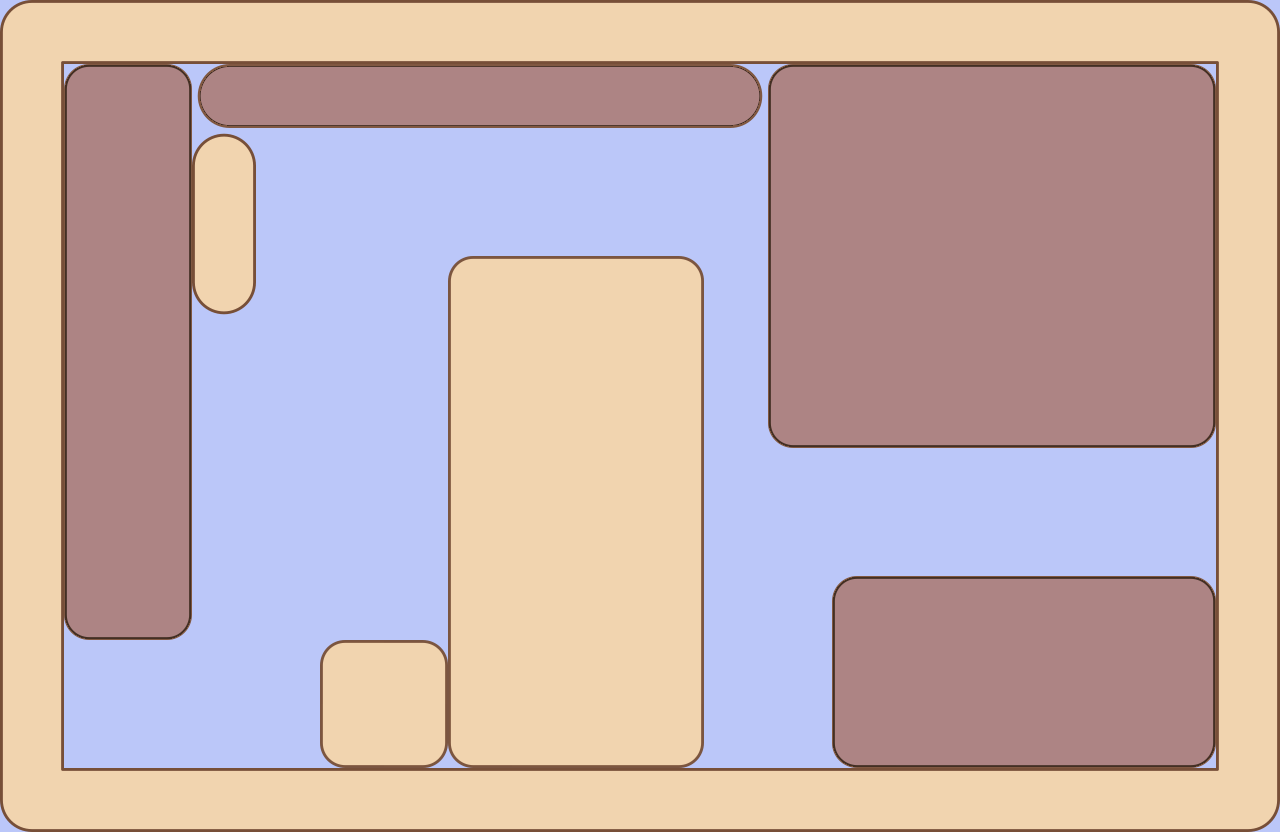

This is a level from a 2D game, rendered from its Tiled map with the project's own tilesets. A one-line summary and the map file follow, with tile-layer data summarised:
An orthogonal 20x13 tile map with 64x64 px tiles, 3 tile layers (fondo, Capa de Patrones 1, noportalz) and 13 objects (4x ET_WALL_NOPORTAL, ET_PRINCESS, ET_PLAYER).

<map height="13" orientation="orthogonal" tileheight="64" tilewidth="64" version="1.0" width="20"><properties><property name="blended tiles" value="16,30,31,32,33,35,36,38,39,41,42,43,44,45,48,49,51,52,54,55,57,58,59,60,61,62,63,64,65,67,68,69,70,71,73,74,75,76,77,78,79,81,83,84,85,86,87,89,90,91,92,93,94,95,96,97,99,100,101,102,103,104,105,106,107,108,109,110,111,112,113,115,116,117,118,119,120,121,122,123,124,125,126,127,128,142,143,144,145,146,147,148,149,150,151,152,153,154,155,156,157,158,159,160,161,162,163,164,165,166,167,168,169,172,173,174,175,176,177,178,179,180,181,182,183,184,185,186,187,188,189,190,191,192,193,194,195,196,197,198,199,200,201,202,203,204,205,206,207,208,209,210,211,212,213,214,215,216,217,218,219,220,221,222,223,224,227,228,229,230,231,232,233,234,235,236,237,238,239,240,243,244,245,246,247,248,249,250,251,252,253,254,255,256" /></properties>
 <tileset firstgid="1" name="tilemapinkscape" tileheight="64" tilewidth="64">
  <image height="1024" source="tilemapinkscape.png" trans="000000" width="1024" />
 </tileset>
 <layer height="13" name="fondo" width="20">
  <data>[260 cells, 260 non-empty, 1 distinct tile ids]</data>
 </layer>
 <layer height="13" name="Capa de Patrones 1" width="20">
  <data>[260 cells, 199 non-empty, 13 distinct tile ids]</data>
 </layer>
 <objectgroup height="13" name="Capa de Objetos 1" width="20">
  <object height="64" name="ET_PRINCESS" width="64" x="1152" y="448" />
  <object height="64" name="ET_PLAYER" width="64" x="64" y="640" />
  <object height="64" width="1216" x="0" y="0" />
  <object height="768" width="64" x="0" y="64" />
  <object height="64" width="1216" x="64" y="768" />
  <object height="768" width="64" x="1216" y="0" />
  <object height="576" name="ET_WALL_NOPORTAL" width="128" x="64" y="64" />
  <object height="64" name="ET_WALL_NOPORTAL" width="576" x="192" y="64" />
  <object height="384" name="ET_WALL_NOPORTAL" width="448" x="768" y="64" />
  <object height="192" name="ET_WALL_NOPORTAL" width="384" x="832" y="576" />
  <object height="512" width="256" x="448" y="256" />
  <object height="128" width="128" x="320" y="640" />
  <object height="192" width="64" x="192" y="128" />
 </objectgroup>
 <layer height="13" name="noportalz" width="20">
  <data>[260 cells, 87 non-empty, 5 distinct tile ids]</data>
 </layer>
</map>
